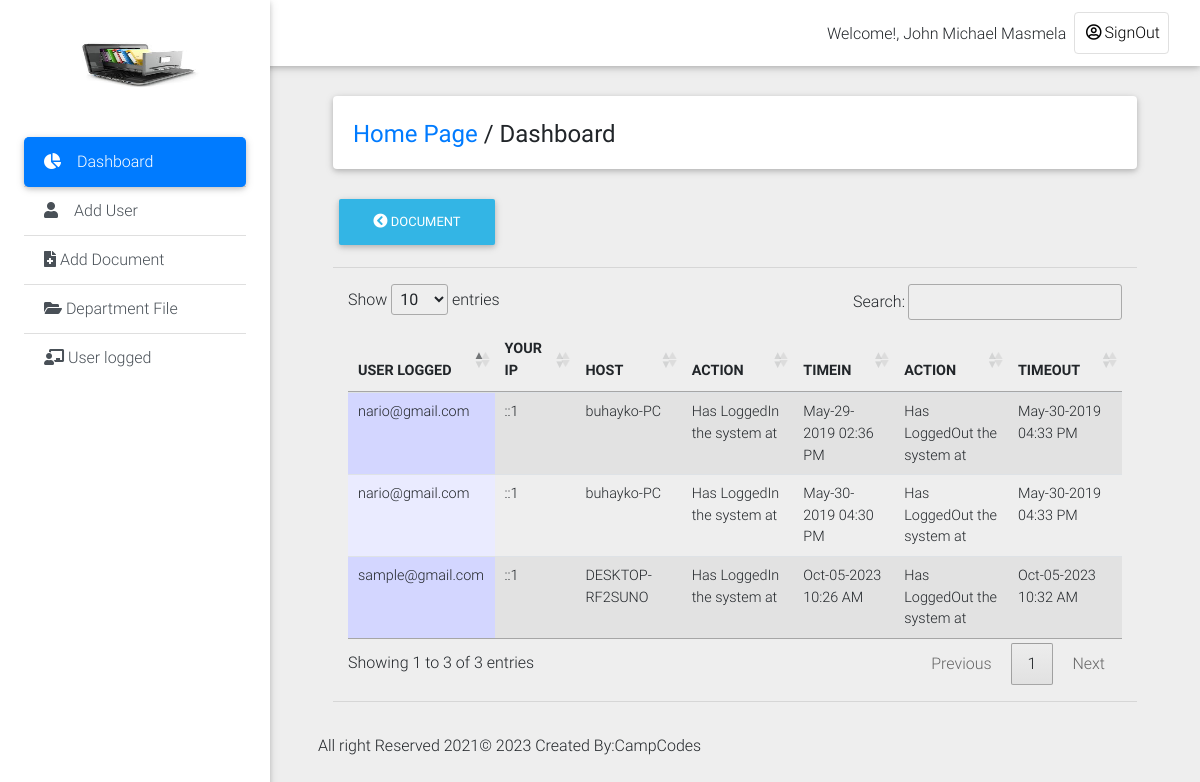
The page /admin/user_log.php (signed in) on the database its author committed.
### tables this page shows
CREATE TABLE `history_log` (
  `log_id` int(11) NOT NULL,
  `id` int(11) NOT NULL,
  `email_address` text NOT NULL,
  `action` varchar(100) NOT NULL,
  `actions` varchar(200) NOT NULL DEFAULT 'Has LoggedOut the system at',
  `ip` text NOT NULL,
  `host` text NOT NULL,
  `login_time` varchar(200) NOT NULL,
  `logout_time` varchar(200) NOT NULL
);

### admin/user_log.php (the view, shortened to what this page needs)
<!DOCTYPE html>
<html lang="en">
<head>
  <link rel="stylesheet" href="https://use.fontawesome.com/releases/v5.8.1/css/all.css">
  <link href="css/bootstrap.min.css" rel="stylesheet">
  <link href="css/mdb.min.css" rel="stylesheet">
  <link href="css/style.min.css" rel="stylesheet">
  <link rel="stylesheet" type="text/css" href="medias/css/dataTable.css" />
</head>
<body class="grey lighten-3">
  <header>
    <nav class="navbar fixed-top navbar-expand-lg navbar-light white scrolling-navbar">
      <div class="container-fluid">
        <div class="collapse navbar-collapse" id="navbarSupportedContent">
          <?php
          require_once("include/connection.php");
          $id = mysqli_real_escape_string($conn, $_SESSION['admin_user']);
          $r = mysqli_query($conn, "SELECT * FROM admin_login where id = '$id'") or die(mysqli_error($con));
          $row = mysqli_fetch_array($r);
          $id = $fname = $row['name'];
          ?>
          <ul class="navbar-nav nav-flex-icons">
            <li style="margin-top: 10px;">Welcome!,</font>
              <?php echo ucwords(htmlentities($id)); ?>&nbsp;&nbsp;
            </li>
            <li class="nav-item">
              <a href="logout.php" class="nav-link border border-light rounded waves-effect">
                <i class="far fa-user-circle"></i>SignOut
              </a>
            </li>
          </ul>
        </div>
      </div>
    </nav>
    <?php include("include/sidebar.php"); ?>
  </header>
  <main class="pt-5 mx-lg-5">
    <div class="container-fluid mt-5">
      <div class="card mb-4 wow fadeIn">
        <div class="card-body d-sm-flex justify-content-between">
          <h4 class="mb-2 mb-sm-0 pt-1">
            <a href="dashboard.php">Home Page</a>
            <span>/</span>
            <span>Dashboard</span>
          </h4>
        </div>
      </div>
      <div class="">
        <a href="add_document.php"><button type="button" class="btn btn-info"><i class="fas fa-chevron-circle-left"></i>
            Document</button></a>
      </div>
      <hr>
      <div class="col-md-12">
        <table id="dtable" class="table table-striped" style="">
          <thead>
            <th>USER LOGGED</th>
            <th>YOUR IP</th>
            <th>HOST</th>
            <th>ACTION</th>
            <th>TIMEIN</th>
            <th>ACTION</th>
            <th>TIMEOUT</th>
          </thead>
          <tbody>
            <tr>
              <?php
              require_once("include/connection.php");
              $query = mysqli_query($conn, "SELECT * from history_log") or die(mysqli_error($conn));
              while ($file = mysqli_fetch_array($query)) {
                $name = $file['email_address'];
                $ip = $file['ip'];
                $host = $file['host'];
                $action = $file['action'];
                $logintime = $file['login_time'];
                $actions = $file['actions'];
                $logouttime = $file['logout_time'];
                ?>
                <td>
                  <?php echo $name; ?>
                </td>
                <td>
                  <?php echo $ip; ?>
                </td>
                <td>
                  <?php echo $host; ?>
                </td>
                <td>
                  <?php echo $action; ?>
                </td>
                <td>
                  <?php echo $logintime; ?>
                </td>
                <td>
                  <?php echo $actions; ?>
                </td>
                <td>
                  <?php echo $logouttime; ?>
                </td>
              </tr>
            <?php } ?>
          </tbody>
        </table>
      </div>
      <hr>
    </div>
    <div class="footer-copyright py-3">
      <p>All right Reserved 2021&copy;
        <?php echo date('Y'); ?> Created By:CampCodes
      </p>
    </div>
    <link rel="stylesheet" type="text/css" href="https://cdn.datatables.net/1.10.9/css/jquery.dataTables.min.css" />
    <link rel="stylesheet" type="text/css"
      href="https://cdn.datatables.net/responsive/1.0.3/css/dataTables.responsive.css">
</body>
</html>

### admin/medias/css/dataTable.css (style rules this page uses)
.sorting_asc { background: url('../images/sort_asc.png') no-repeat center right; }
.sorting { background: url('../images/sort_both.png') no-repeat center right; }
tr.odd { background-color: #E2E4FF; }
tr.odd td.sorting_1 { background-color: #D3D6FF; }
tr.even td.sorting_1 { background-color: #EAEBFF; }

### rows shown on the page
history_log: email_address "nario@gmail.com", ip "::1", host "buhayko-PC", action "Has LoggedIn the system at", login_time "May-29-2019 02:36 PM", actions "Has LoggedOut the system at", logout_time "May-30-2019 04:33 PM"
history_log: email_address "nario@gmail.com", ip "::1", host "buhayko-PC", action "Has LoggedIn the system at", login_time "May-30-2019 04:30 PM", actions "Has LoggedOut the system at", logout_time "May-30-2019 04:33 PM"
history_log: email_address "sample@gmail.com", ip "::1", host "DESKTOP-RF2SUNO", action "Has LoggedIn the system at", login_time "Oct-05-2023 10:26 AM", actions "Has LoggedOut the system at", logout_time "Oct-05-2023 10:32 AM"

### other values the page prints
$id "John Michael Masmela"
